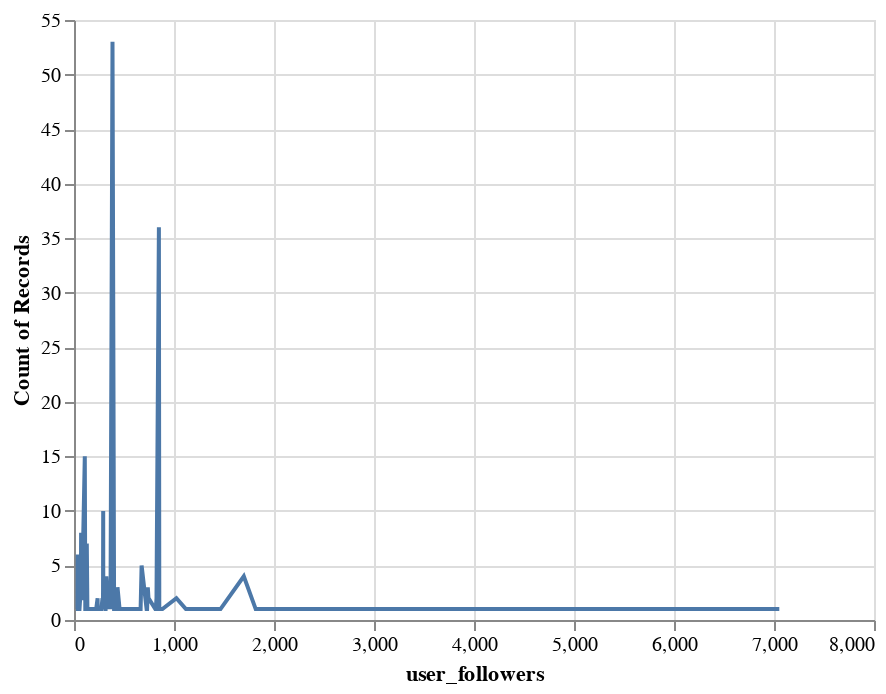

Notebook cell for this chart:
### Code cell
#Distribution of user_followers
alt.Chart(df).mark_line().encode(
    x='user_followers',
    y='count()'
)

### Figure 1 — Vega-Lite specification as saved in the notebook (floating-point values rounded to 4 significant figures; data arrays with more than 128 entries replaced by an {"elided": "..."} marker saying what was removed)
{"config": {"view": {"continuousWidth": 400, "continuousHeight": 300}}, "data": {"name": "data-b93d56532cfe496eb972b68363125be7"}, "mark": "line", "encoding": {"x": {"field": "user_followers", "type": "quantitative"}, "y": {"aggregate": "count", "type": "quantitative"}}, "$schema": "https://vega.github.io/schema/vega-lite/v4.17.0.json", "datasets": {"data-b93d56532cfe496eb972b68363125be7": {"elided": "271 records"}}}
